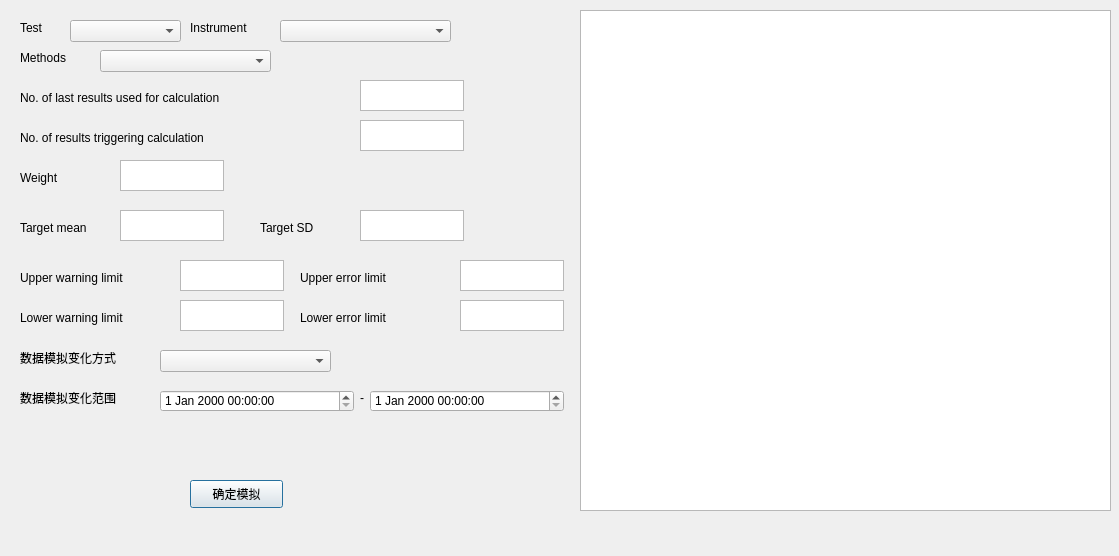
<?xml version="1.0" encoding="UTF-8"?>
<ui version="4.0">
 <class>Dialog</class>
 <widget class="QDialog" name="Dialog">
  <property name="geometry">
   <rect>
    <x>0</x>
    <y>0</y>
    <width>1119</width>
    <height>556</height>
   </rect>
  </property>
  <property name="windowTitle">
   <string>PBRTQC模拟器</string>
  </property>
  <widget class="QLabel" name="label">
   <property name="geometry">
    <rect>
     <x>20</x>
     <y>220</y>
     <width>91</width>
     <height>16</height>
    </rect>
   </property>
   <property name="text">
    <string>Target mean</string>
   </property>
  </widget>
  <widget class="QTextEdit" name="TargetMeanEdit">
   <property name="geometry">
    <rect>
     <x>120</x>
     <y>210</y>
     <width>104</width>
     <height>31</height>
    </rect>
   </property>
  </widget>
  <widget class="QTextEdit" name="TargetSDEdit">
   <property name="geometry">
    <rect>
     <x>360</x>
     <y>210</y>
     <width>104</width>
     <height>31</height>
    </rect>
   </property>
  </widget>
  <widget class="QLabel" name="label_2">
   <property name="geometry">
    <rect>
     <x>260</x>
     <y>220</y>
     <width>91</width>
     <height>16</height>
    </rect>
   </property>
   <property name="text">
    <string>Target SD</string>
   </property>
  </widget>
  <widget class="QTextEdit" name="UWLEdit">
   <property name="geometry">
    <rect>
     <x>180</x>
     <y>260</y>
     <width>104</width>
     <height>31</height>
    </rect>
   </property>
  </widget>
  <widget class="QLabel" name="label_3">
   <property name="geometry">
    <rect>
     <x>20</x>
     <y>270</y>
     <width>161</width>
     <height>16</height>
    </rect>
   </property>
   <property name="text">
    <string>Upper warning limit</string>
   </property>
  </widget>
  <widget class="QLabel" name="label_4">
   <property name="geometry">
    <rect>
     <x>300</x>
     <y>270</y>
     <width>161</width>
     <height>16</height>
    </rect>
   </property>
   <property name="text">
    <string>Upper error limit</string>
   </property>
  </widget>
  <widget class="QTextEdit" name="UELEdit">
   <property name="geometry">
    <rect>
     <x>460</x>
     <y>260</y>
     <width>104</width>
     <height>31</height>
    </rect>
   </property>
  </widget>
  <widget class="QTextEdit" name="LELEdit">
   <property name="geometry">
    <rect>
     <x>460</x>
     <y>300</y>
     <width>104</width>
     <height>31</height>
    </rect>
   </property>
  </widget>
  <widget class="QLabel" name="label_5">
   <property name="geometry">
    <rect>
     <x>20</x>
     <y>310</y>
     <width>161</width>
     <height>16</height>
    </rect>
   </property>
   <property name="text">
    <string>Lower warning limit</string>
   </property>
  </widget>
  <widget class="QTextEdit" name="LWLEdit">
   <property name="geometry">
    <rect>
     <x>180</x>
     <y>300</y>
     <width>104</width>
     <height>31</height>
    </rect>
   </property>
  </widget>
  <widget class="QLabel" name="label_6">
   <property name="geometry">
    <rect>
     <x>300</x>
     <y>310</y>
     <width>161</width>
     <height>16</height>
    </rect>
   </property>
   <property name="text">
    <string>Lower error limit</string>
   </property>
  </widget>
  <widget class="QTextEdit" name="WeightEdit">
   <property name="geometry">
    <rect>
     <x>120</x>
     <y>160</y>
     <width>104</width>
     <height>31</height>
    </rect>
   </property>
  </widget>
  <widget class="QLabel" name="label_7">
   <property name="geometry">
    <rect>
     <x>20</x>
     <y>170</y>
     <width>91</width>
     <height>16</height>
    </rect>
   </property>
   <property name="text">
    <string>Weight</string>
   </property>
  </widget>
  <widget class="QLabel" name="label_8">
   <property name="geometry">
    <rect>
     <x>20</x>
     <y>90</y>
     <width>321</width>
     <height>16</height>
    </rect>
   </property>
   <property name="text">
    <string>No. of last results used for calculation</string>
   </property>
  </widget>
  <widget class="QTextEdit" name="NEdit">
   <property name="geometry">
    <rect>
     <x>360</x>
     <y>80</y>
     <width>104</width>
     <height>31</height>
    </rect>
   </property>
  </widget>
  <widget class="QLabel" name="label_9">
   <property name="geometry">
    <rect>
     <x>20</x>
     <y>130</y>
     <width>321</width>
     <height>16</height>
    </rect>
   </property>
   <property name="text">
    <string>No. of results triggering calculation</string>
   </property>
  </widget>
  <widget class="QTextEdit" name="TriggerEdit_2">
   <property name="geometry">
    <rect>
     <x>360</x>
     <y>120</y>
     <width>104</width>
     <height>31</height>
    </rect>
   </property>
  </widget>
  <widget class="QLabel" name="label_10">
   <property name="geometry">
    <rect>
     <x>20</x>
     <y>20</y>
     <width>41</width>
     <height>16</height>
    </rect>
   </property>
   <property name="text">
    <string>Test</string>
   </property>
  </widget>
  <widget class="QComboBox" name="TestBox">
   <property name="geometry">
    <rect>
     <x>70</x>
     <y>20</y>
     <width>111</width>
     <height>22</height>
    </rect>
   </property>
  </widget>
  <widget class="QComboBox" name="InstrumentBox">
   <property name="geometry">
    <rect>
     <x>280</x>
     <y>20</y>
     <width>171</width>
     <height>22</height>
    </rect>
   </property>
  </widget>
  <widget class="QLabel" name="label_11">
   <property name="geometry">
    <rect>
     <x>190</x>
     <y>20</y>
     <width>91</width>
     <height>16</height>
    </rect>
   </property>
   <property name="text">
    <string>Instrument</string>
   </property>
  </widget>
  <widget class="QComboBox" name="InstrumentBox_2">
   <property name="geometry">
    <rect>
     <x>100</x>
     <y>50</y>
     <width>171</width>
     <height>22</height>
    </rect>
   </property>
  </widget>
  <widget class="QLabel" name="label_12">
   <property name="geometry">
    <rect>
     <x>20</x>
     <y>50</y>
     <width>91</width>
     <height>16</height>
    </rect>
   </property>
   <property name="text">
    <string>Methods</string>
   </property>
  </widget>
  <widget class="QLabel" name="label_13">
   <property name="geometry">
    <rect>
     <x>20</x>
     <y>350</y>
     <width>131</width>
     <height>16</height>
    </rect>
   </property>
   <property name="text">
    <string>数据模拟变化方式</string>
   </property>
  </widget>
  <widget class="QComboBox" name="InstrumentBox_3">
   <property name="geometry">
    <rect>
     <x>160</x>
     <y>350</y>
     <width>171</width>
     <height>22</height>
    </rect>
   </property>
  </widget>
  <widget class="QLabel" name="label_14">
   <property name="geometry">
    <rect>
     <x>20</x>
     <y>390</y>
     <width>131</width>
     <height>16</height>
    </rect>
   </property>
   <property name="text">
    <string>数据模拟变化范围</string>
   </property>
  </widget>
  <widget class="QDateTimeEdit" name="dateTimeEdit">
   <property name="geometry">
    <rect>
     <x>160</x>
     <y>390</y>
     <width>194</width>
     <height>22</height>
    </rect>
   </property>
  </widget>
  <widget class="QLabel" name="label_15">
   <property name="geometry">
    <rect>
     <x>360</x>
     <y>390</y>
     <width>16</width>
     <height>16</height>
    </rect>
   </property>
   <property name="text">
    <string>-</string>
   </property>
  </widget>
  <widget class="QDateTimeEdit" name="dateTimeEdit_2">
   <property name="geometry">
    <rect>
     <x>370</x>
     <y>390</y>
     <width>194</width>
     <height>22</height>
    </rect>
   </property>
  </widget>
  <widget class="QPushButton" name="pushButton">
   <property name="geometry">
    <rect>
     <x>190</x>
     <y>480</y>
     <width>93</width>
     <height>28</height>
    </rect>
   </property>
   <property name="text">
    <string>确定模拟</string>
   </property>
  </widget>
  <widget class="QChartView" name="graphicsView">
   <property name="geometry">
    <rect>
     <x>580</x>
     <y>10</y>
     <width>531</width>
     <height>501</height>
    </rect>
   </property>
  </widget>
 </widget>
 <customwidgets>
  <customwidget>
   <class>QChartView</class>
   <extends>QGraphicsView</extends>
   <header>PyQt5.QtChart</header>
  </customwidget>
 </customwidgets>
 <resources/>
 <connections/>
</ui>
